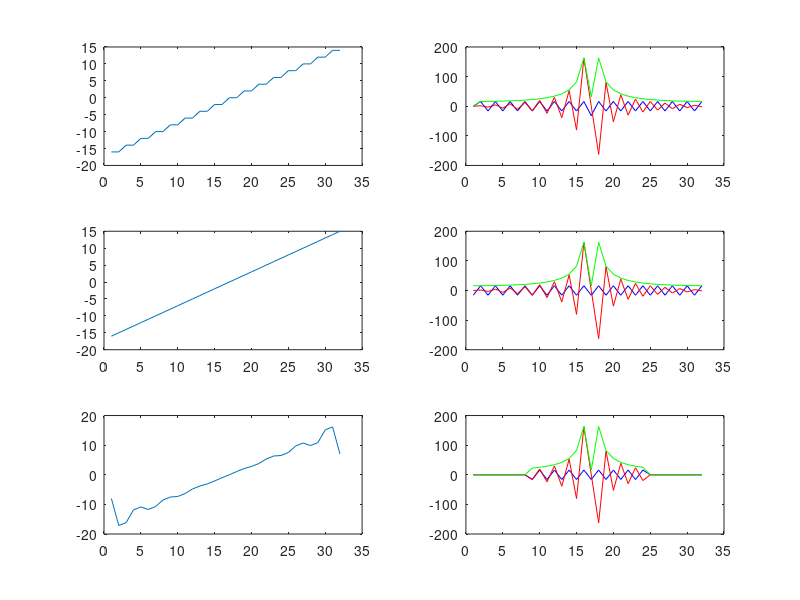

This figure's MATLAB source:
N=32;
range1=floor(linspace(-N/4,N/4-1/2,N))*2;
range2=linspace(-N/2,N/2-1,N);
frange1=fftshift(fft(fftshift(range1)));
frange2=fftshift(fft(fftshift(range2)));
frange3=frange2;
frange3([1:N/4 3*N/4+1:end])=0;
range3=fftshift(ifft(fftshift(frange3)));
subplot(3,2,1)
plot(1:N,range1);
subplot(3,2,2)
plot(1:N,real(frange1),'b',1:N,imag(frange1),'r',1:N,abs(frange1),'g');
subplot(3,2,3)
plot(1:N,range2);
subplot(3,2,4)
plot(1:N,real(frange2),'b',1:N,imag(frange2),'r',1:N,abs(frange2),'g');
subplot(3,2,5)
plot(1:N,range3);
subplot(3,2,6)
plot(1:N,real(frange3),'b',1:N,imag(frange3),'r',1:N,abs(frange3),'g');
